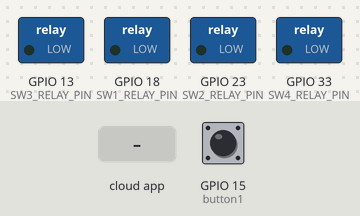
Recording of a sketch running on a simulated ESP32. Shown: switched loads named in the sketch (green lamp = pin HIGH). The inputs (shaded band) are chosen by the test bench; at power-on: GPIO 15 (button1) LOW. EEPROM starts erased.

Above: at 1.2 s.
1.3 s: GPIO 15 (button1) pulled HIGH for 0.15 s
At 1.8 s:
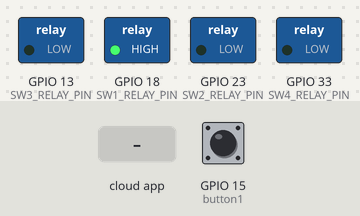
2.9 s: the phone or cloud app sets switch2 to 1
At 4.1 s:
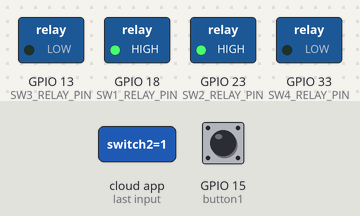
4.4 s: the phone or cloud app sets switch1 to 0
At 5.4 s:
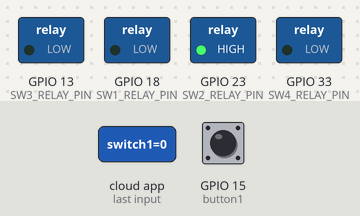
5.9 s: the phone or cloud app sets switch3 to 1
At 6.5 s:
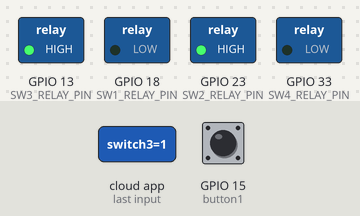
7.4 s: the phone or cloud app sets switch4 to 1
At 8.6 s:
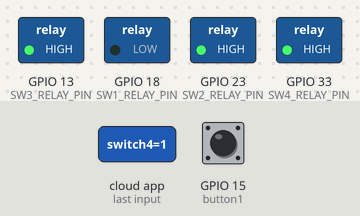
8.9 s: the phone or cloud app sets switch1 to 1
At 10.0 s:
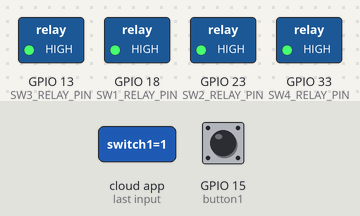
Timing chart, 0 to 11.4 s (numbered marks = the images above; inputs shaded):
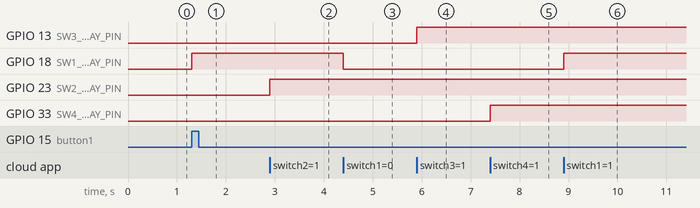

Measured:
- after the input at 1.3 s, GPIO 18 (SW1_RELAY_PIN): LOW → HIGH at once
- after the input at 2.9 s, GPIO 23 (SW2_RELAY_PIN): LOW → HIGH at once
- after the input at 4.4 s, GPIO 18 (SW1_RELAY_PIN): HIGH → LOW at once
- after the input at 5.9 s, GPIO 13 (SW3_RELAY_PIN): LOW → HIGH at once
- after the input at 7.4 s, GPIO 33 (SW4_RELAY_PIN): LOW → HIGH at once
- after the input at 8.9 s, GPIO 18 (SW1_RELAY_PIN): LOW → HIGH at once

The sketch:

ESP32_Buton_Toggle_With_Timer2.ino
```cpp
#include <ThingerESP32.h>
#include <EEPROM.h>

// --- THINGER.IO KİMLİK BİLGİLERİ ---
#define USERNAME "*********"
#define DEVICE_ID "*********"
#define DEVICE_CREDENTIAL "*********"

// --- AĞ BİLGİLERİ ---
#define SSID "*********"
#define SSID_PASSWORD "*********"

ThingerESP32 thing(USERNAME, DEVICE_ID, DEVICE_CREDENTIAL);

// --- RÖLE VE BUTON PİNLERİ ---
#define SW1_RELAY_PIN 18
#define SW2_RELAY_PIN 23
#define SW3_RELAY_PIN 13
#define SW4_RELAY_PIN 33

#define button1 15
#define button2 5
#define button3 14
#define button4 25


#define EEPROM_SIZE 1
int timerMinutes = 5;


bool scheduleActive = false;
bool relayState = false;
unsigned long previousMillis = 0;
unsigned long lastStreamMillis = 0;

bool lastPhys1 = LOW;

void setup()
{
  Serial.begin(115200);

  pinMode(SW1_RELAY_PIN, OUTPUT);
  pinMode(SW2_RELAY_PIN, OUTPUT);
  pinMode(SW3_RELAY_PIN, OUTPUT);
  pinMode(SW4_RELAY_PIN, OUTPUT);

  pinMode(button1, INPUT_PULLDOWN);
  pinMode(button2, INPUT_PULLDOWN);
  pinMode(button3, INPUT_PULLDOWN);
  pinMode(button4, INPUT_PULLDOWN);

  digitalWrite(SW1_RELAY_PIN, LOW);
  digitalWrite(SW2_RELAY_PIN, LOW);
  digitalWrite(SW3_RELAY_PIN, LOW);
  digitalWrite(SW4_RELAY_PIN, LOW);


  EEPROM.begin(EEPROM_SIZE);
  int savedTime = EEPROM.read(0);

  if (savedTime >= 0 && savedTime <= 59)
  {
    timerMinutes = savedTime;
  }

  thing.add_wifi(SSID, SSID_PASSWORD);


  thing["switch1"] << [](pson& in)
  {
    if(in.is_empty()) in = scheduleActive;
    else
    {
      scheduleActive = in;
      if(scheduleActive)
      {
        relayState = true;
        digitalWrite(SW1_RELAY_PIN, HIGH);
        previousMillis = millis();
      }
      else
      {
        relayState = false;
        digitalWrite(SW1_RELAY_PIN, LOW);
      }
    }
  };

  thing["switch2"] << [](pson& in){ if(!in.is_empty()) digitalWrite(SW2_RELAY_PIN, in ? HIGH : LOW); };
  thing["switch3"] << [](pson& in){ if(!in.is_empty()) digitalWrite(SW3_RELAY_PIN, in ? HIGH : LOW); };
  thing["switch4"] << [](pson& in){ if(!in.is_empty()) digitalWrite(SW4_RELAY_PIN, in ? HIGH : LOW); };


  thing["timer_slider"] << [](pson& in)
  {
    if(in.is_empty())
    {
      in = timerMinutes;
    }
    else
    {
      timerMinutes = in;
      EEPROM.write(0, timerMinutes);
      EEPROM.commit();
      previousMillis = millis();
    }
  };


  thing["kalan_sure"] >> [](pson& out)
  {
    if (scheduleActive && timerMinutes > 0)
    {
      unsigned long current = millis();
      unsigned long interval = timerMinutes * 60000UL;
      unsigned long elapsed = current - previousMillis;

      if (interval > elapsed)
      {

        unsigned long totalSeconds = (interval - elapsed) / 1000;


        int minutes = totalSeconds / 60;
        int seconds = totalSeconds % 60;

        // "MM:SS"
        char timeString[6];
        sprintf(timeString, "%02d:%02d", minutes, seconds);


        out = (const char*) timeString;
      }
      else
      {
        out = "00:00";
      }
    }
    else
    {
      out = "00:00"; // Kapalıyken 00:00
    }
  };
}

void loop()
{
  thing.handle();

  unsigned long currentMillis = millis();
  unsigned long interval = timerMinutes * 60000UL;


  if (scheduleActive && timerMinutes > 0)
  {
    if (currentMillis - previousMillis >= interval)
    {
      previousMillis = currentMillis;
      relayState = !relayState;
      digitalWrite(SW1_RELAY_PIN, relayState ? HIGH : LOW);
    }


    if (currentMillis - lastStreamMillis >= 1000)
    {
      lastStreamMillis = currentMillis;
      thing.stream("kalan_sure");
    }
  }


  bool phys1 = digitalRead(button1);
  if (phys1 == HIGH && lastPhys1 == LOW)
  {
    scheduleActive = !scheduleActive;
    if(scheduleActive)
    {
      relayState = true;
      digitalWrite(SW1_RELAY_PIN, HIGH);
      previousMillis = millis();
    }
    else
    {
      relayState = false;
      digitalWrite(SW1_RELAY_PIN, LOW);
    }
    thing.stream("switch1");
    delay(50);
  }
  lastPhys1 = phys1;
}
```
